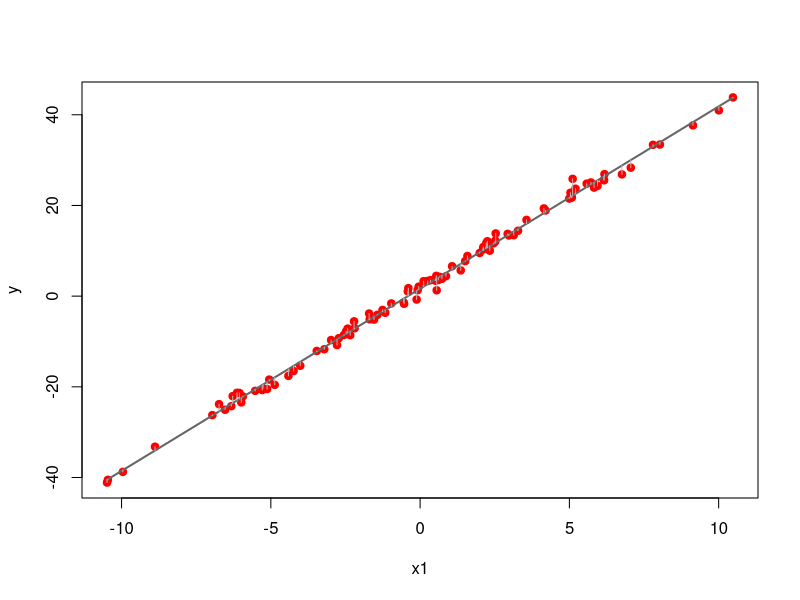
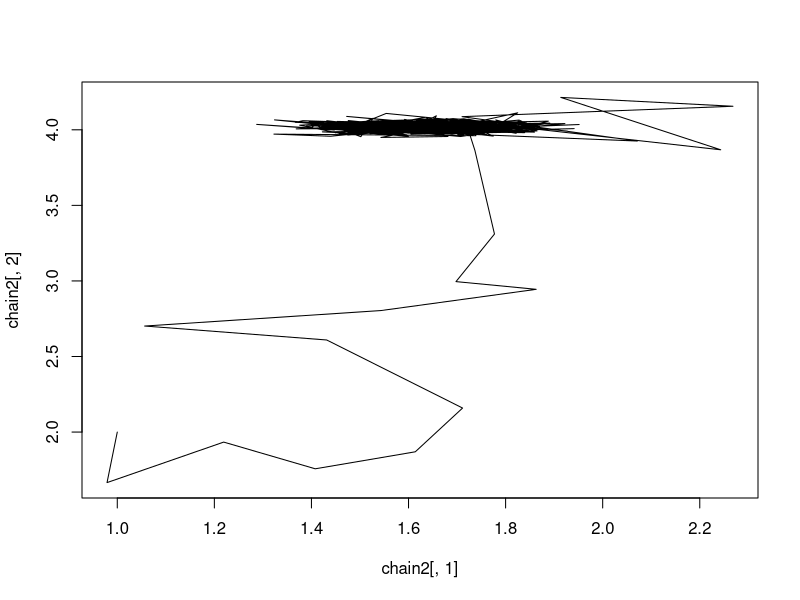

The R script that drew these images, in order: (Note: this script raises an error after producing the figures.)
# ESTEC - 18-20 December 2017
# (c) 2017, Rafael S. de Souza 
# 
# Customized MCMC sampler
# Case: linear regression

library(stats4)

# Generate data
set.seed(1056)                      # set seed to replicate example
nobs = 100                          # number of obs in model
x1 <- rnorm(nobs,0,5)               # random uniform variable
alpha = 1.5                         # intercept
beta = 4                            # angular coefficient
xb <- alpha + beta*x1               # linear predictor, xb
sd <- 1                             # Standard deviation
y <- rnorm(nobs, xb, sd = sd)       # create y as  random normal variate

# Fit with R function lm
summary(mod <- lm(y ~ x1))          # model of the synthetic data.

# Plot Output
ypred <- predict(mod,type="response")                # prediction from the model
plot(x1,y,pch=19,col="red")                          # plot scatter
lines(x1,ypred,col='grey40',lwd=2)                   # plot regression line
segments(x1,fitted(mod),x1,y,lwd=1,col="gray70")     # add the residuals

# MCMC solution

likelihood <- function(param){
  "Likelihood function"  
  
  a = param[1]
  b = param[2]
  sd = param[3]
  xb <- a + b*x1
  LL = dnorm(y, mean = xb, sd = sd)

  return(sum(log(LL)))
}

# Fit via Maximum Likelihood
LL <- function(a,b,sd){
  -likelihood(c(a,b,sd))
}

# Fit
fit <- mle(LL, start = list( a = 2, b = 2, sd = 1), method = "L-BFGS-B", lower = c(-Inf, -Inf, 0))
summary(fit)


# Prior distribution
prior <- function(param){
  a  = param[1]
  b =  param[2]
  sd = param[3]
  aprior = dnorm(a, mean = 0,sd = 10, log = T)
  bprior = dnorm(b, mean = 0,sd = 10, log = T)
  sdprior = dunif(sd, min = 0.001, max = 30, log = T)
  return(aprior + bprior + sdprior)
}

posterior <- function(param){
  "Posterior distribution"
  
  return(likelihood(param) + prior( param))
}

proposalfunction <- function(param,alpha=1){
  "Proposal distribution"
  
  return(c(rnorm(2,mean = param[1:2],sd = 0.25),max(1e-3,runif(1,param[3]-alpha,param[3]+alpha))))
}


# Initial state
startvalue <- c(1,2,1)

run_metropolis_MCMC <- function(startvalue, iterations){
  "Run MCMC algorithm"
  
  chain = array(dim = c(iterations+1,3))
  chain[1,] = startvalue
  
  for (i in 1:iterations){
    proposal = proposalfunction(chain[i,])
    
    probab = exp(posterior(proposal) - posterior(chain[i,]))
    
    # acceptance probability
    p_accept = min(1,probab)
    accept = rbinom(1,1,p_accept)
    
    if (accept == 1){
      chain[i + 1,] = proposal
    }else{
      chain[i + 1,] = chain[i,]
    }
  }
  return(chain)
}


N_it <- 5e4                                              # number of iterations
burnIn <- 1e4                                            # number of burn-in samples

chain = run_metropolis_MCMC(startvalue, N_it)            # run MCMC


chain2 <- data.frame(chain[,1],chain[,2],chain[,3])      # extract chains

chain2$burn <- as.factor(c(rep("burnin",burnIn + 1), rep("chain",N_it-burnIn)))
colnames(chain2) <- c("x","y","z","iteration")

# plot chains
plot(chain2[,1],chain2[,2],type ="l")

d0 <- data.frame(a=1.5,b=4)

ggplot(chain2,aes(x=x,y=y,colour=iteration)) +
  geom_path() + scale_color_tableau()  + 
  xlab(expression(alpha)) + ylab(expression(beta)) +
 geom_point(data=d0,mapping=aes(x=a,y=b),colour="red") +
  theme_xkcd() +
  theme(panel.background = element_rect(color = "black", fill = "gray85") ) +
  coord_cartesian(xlim=c(1,2.25),ylim=c(1.5,4.5))


par(mfrow = c(2,3))

hist(chain[-(1:burnIn),1],nclass=30,  main="Posterior of a", xlab="True value = red line" )
abline(v = mean(chain[-(1:burnIn),1]))
abline(v = alpha , col="red" )
hist(chain[-(1:burnIn),2],nclass=30, main="Posterior of b", xlab="True value = red line")
abline(v = mean(chain[-(1:burnIn),2]))
abline(v = beta, col="red" )
hist(chain[-(1:burnIn),3],nclass=30, main ="Posterior of sd", xlab="True value = red line")
abline(v = mean(chain[-(1:burnIn),3]) )
abline(v = sd, col="red" )  
plot(chain[-(1:burnIn),1], type = "l", xlab = "True value = red line" , main = "Chain values of a", )
abline(h = alpha, col="red" )
plot(chain[-(1:burnIn),2], type = "l", xlab = "True value = red line" , main = "Chain values of b", )
abline(h = beta, col="red" )
plot(chain[-(1:burnIn),3], type = "l", xlab = "True value = red line" , main = "Chain values of sd", )
abline(h = sd, col="red" )








# Fit using MCMCpack
library(MCMCpack)
posteriors <- MCMCregress(y ~ x1, thin=1, seed=1056, burnin=1000,
                          mcmc=10000, verbose=1)
# Output
summary(posteriors)
plot(posteriors)
